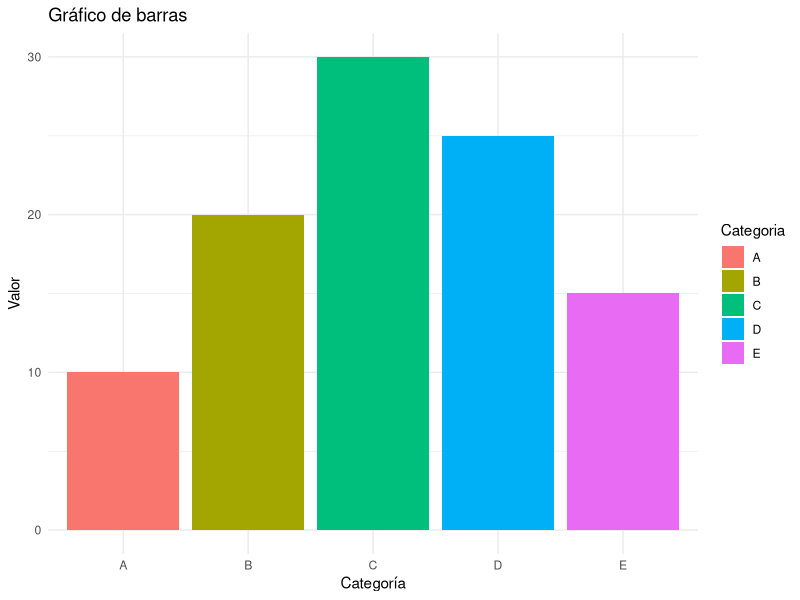
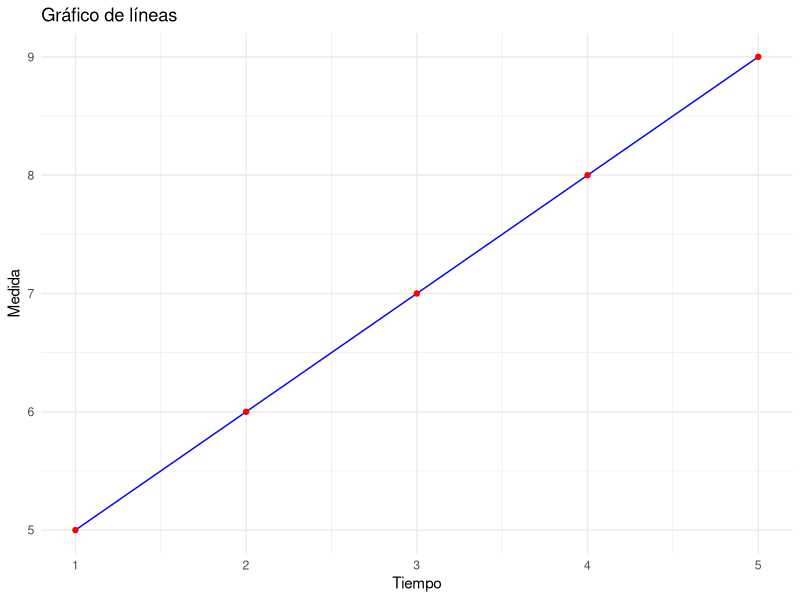
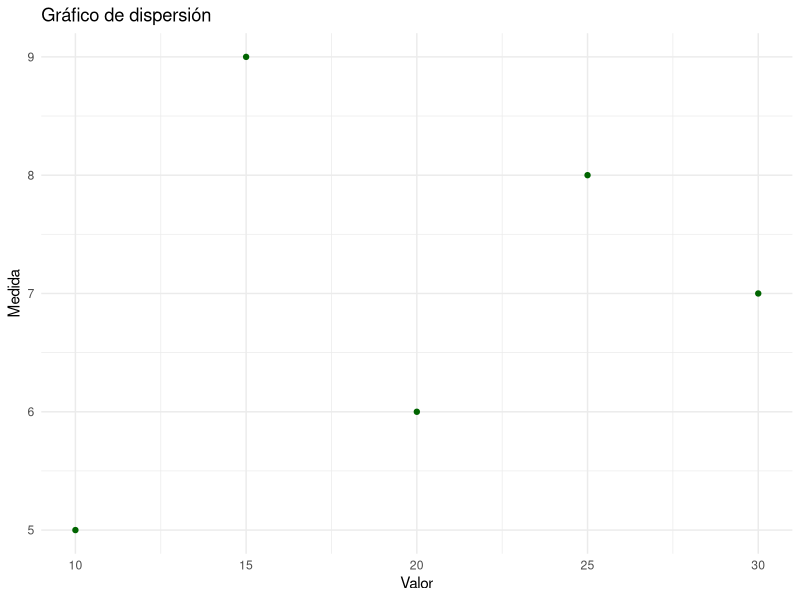

Generate these figures, in order, with R:
# Instalar paquetes si no los tienes
if (!require("ggplot2")) install.packages("ggplot2")
library(ggplot2)

# Leer datos desde un archivo CSV
datos <- read.csv("datos.csv")

# Mostrar los primeros datos
print(head(datos))

# Gráfico de barras
ggplot(datos, aes(x = Categoria, y = Valor, fill = Categoria)) +
  geom_bar(stat = "identity") +
  theme_minimal() +
  labs(title = "Gráfico de barras", x = "Categoría", y = "Valor")

# Gráfico de líneas
ggplot(datos, aes(x = Tiempo, y = Medida)) +
  geom_line(color = "blue") +
  geom_point(color = "red") +
  theme_minimal() +
  labs(title = "Gráfico de líneas", x = "Tiempo", y = "Medida")

# Gráfico de dispersión
ggplot(datos, aes(x = Valor, y = Medida)) +
  geom_point(color = "darkgreen") +
  theme_minimal() +
  labs(title = "Gráfico de dispersión", x = "Valor", y = "Medida")
